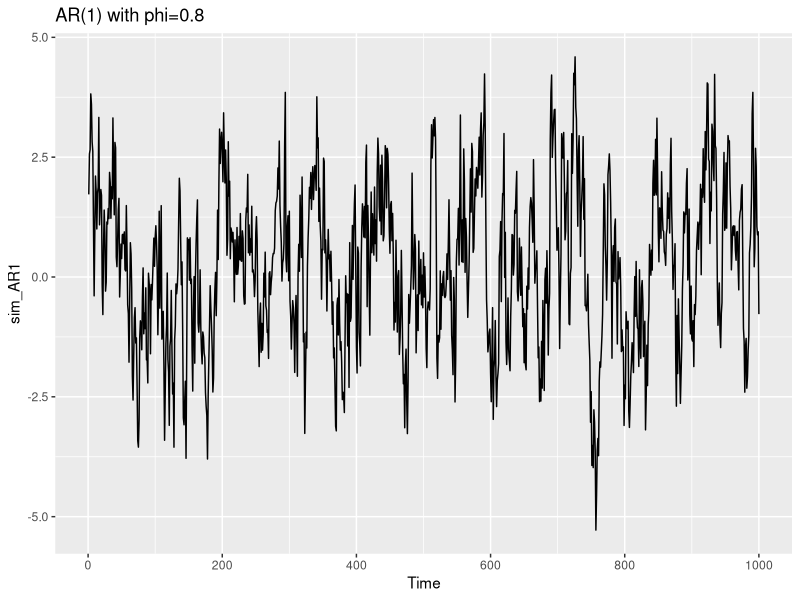
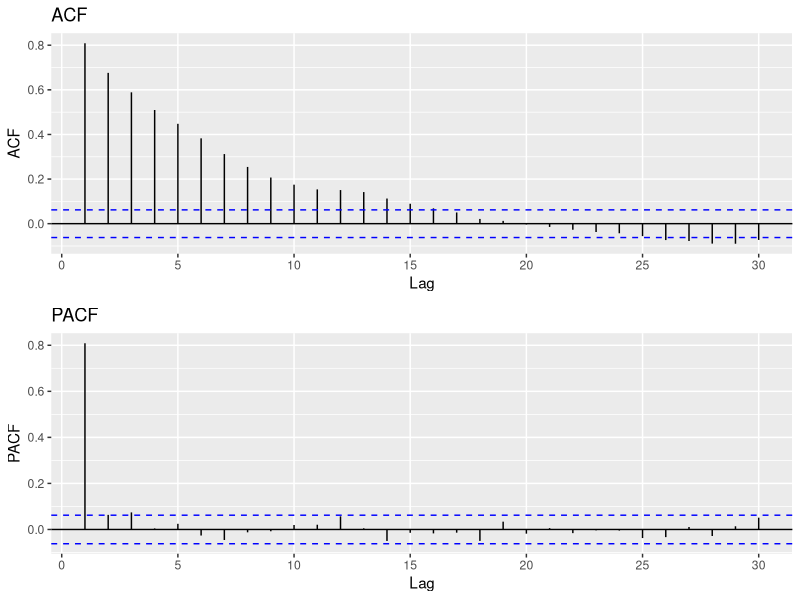
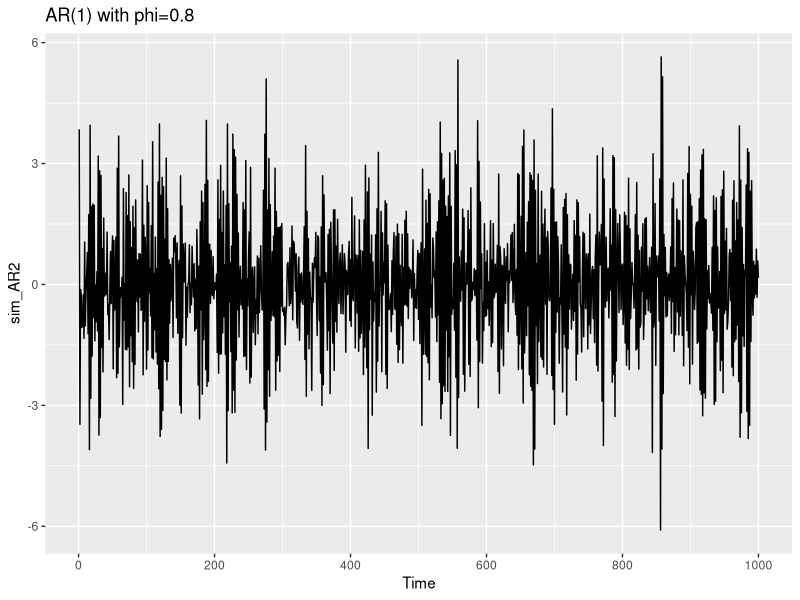
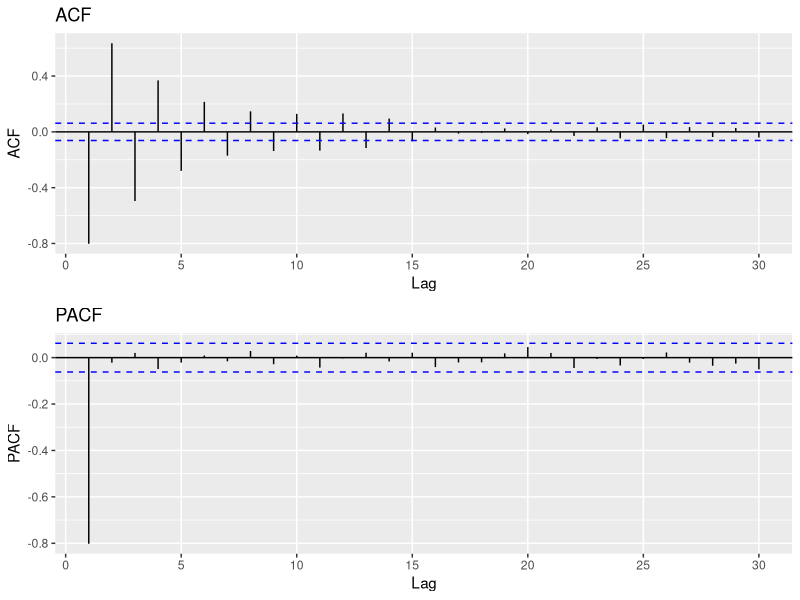
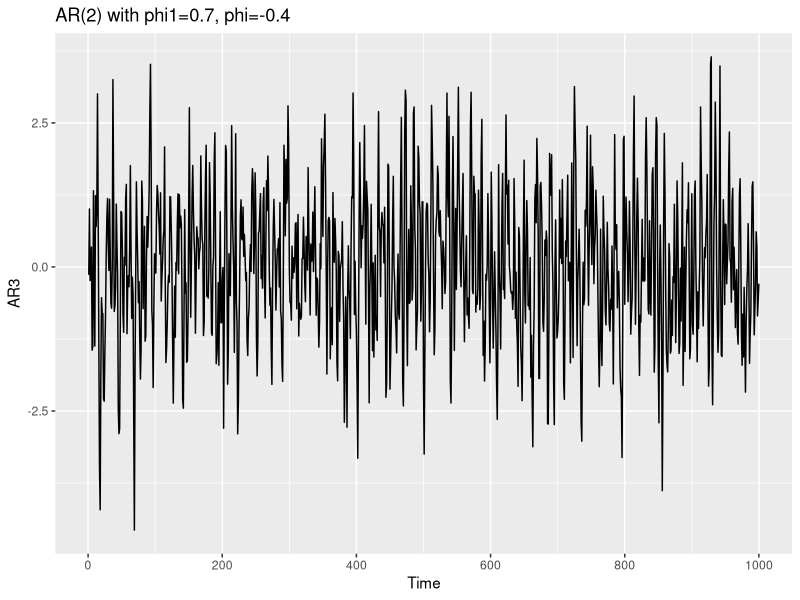
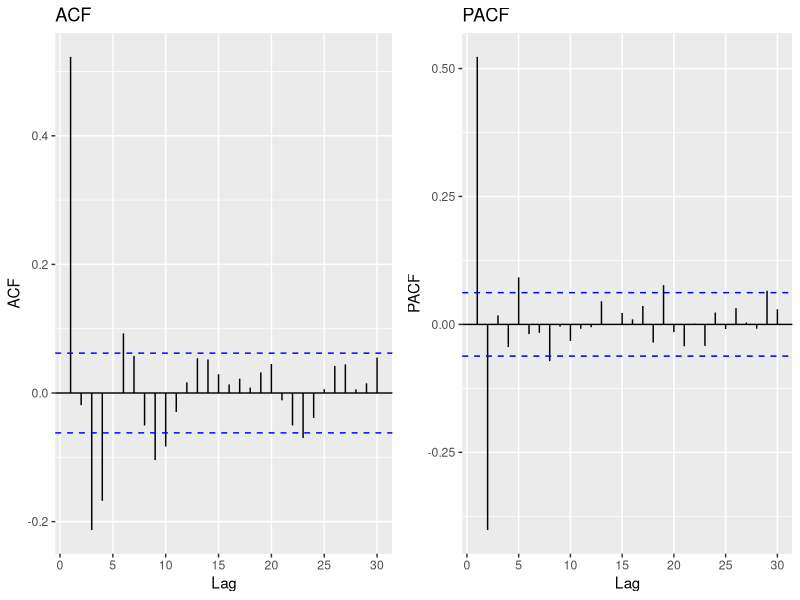

Generate these figures, in order, with R:
## ---- chunk 1
library(tidyverse)
library(forecast)
library(ggplot2)
library(gridExtra)
## ---- chunk 2
knitr::opts_chunk$set(echo = TRUE)
## ---- chunk 3
AR1 <- list(order = c(1,0,0), ar=0.8, sd=1)
sim_AR1 <- arima.sim(n=1000, model=AR1)
plot1 <- autoplot(sim_AR1)+ggtitle("AR(1) with phi=0.8")
plot1_acf <- ggAcf(sim_AR1)+ggtitle("ACF")
plot1_pacf <- ggPacf(sim_AR1)+ggtitle("PACF")
plot1
grid.arrange(plot1_acf, plot1_pacf)
## ---- chunk 4
AR2 <- list(order = c(1,0,0), ar=-0.8, sd=1)
sim_AR2 <- arima.sim(n=1000, model =AR2)
plot2 <- autoplot(sim_AR2)+ggtitle("AR(1) with phi=0.8")
plot2_acf <- ggAcf(sim_AR2)+ggtitle("ACF")
plot2_pacf <- ggPacf(sim_AR2)+ggtitle("PACF")
plot2
grid.arrange(plot2_acf, plot2_pacf)
## ---- chunk 5
AR3 <- arima.sim(n=1000, list(ar=c(0.7, -0.4)))
plot3 <- autoplot(AR3)+ggtitle("AR(2) with phi1=0.7, phi=-0.4")
plot3_acf <- ggAcf(AR3)+ggtitle("ACF")
plot3_pacf <- ggPacf(AR3)+ggtitle("PACF")
plot3
grid.arrange(plot3_acf, plot3_pacf, ncol=2)
